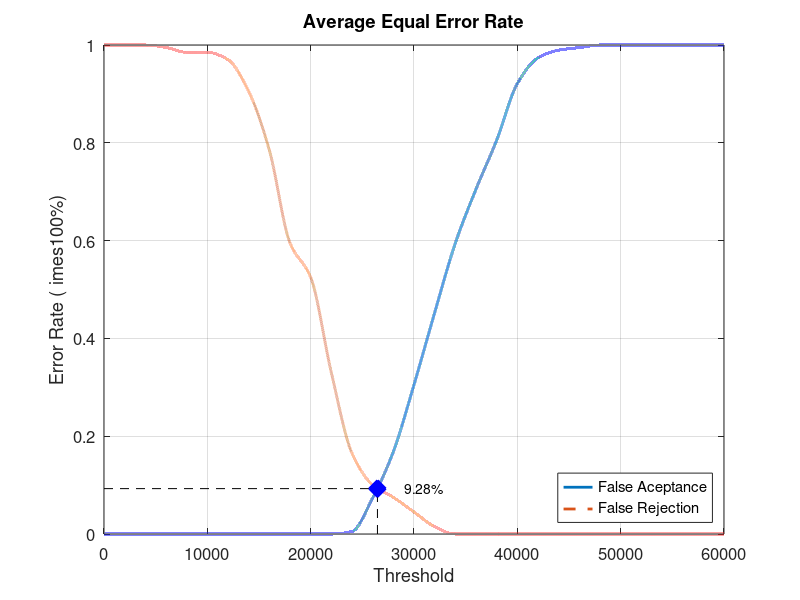
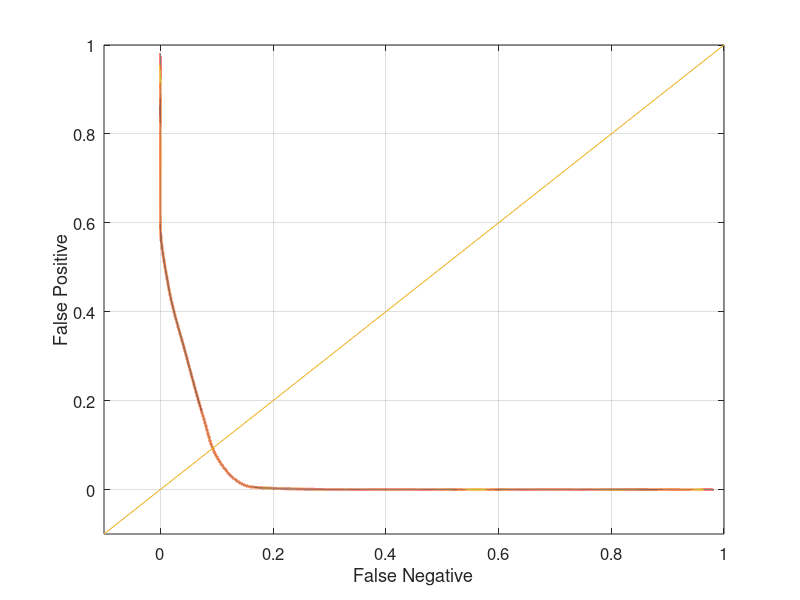

Write the MATLAB code that produced these figures, in order.
close all;
clear;
clc;
x = 0:2000:60000;
xq = 0:0.5:60000;

y0 = [0 0 0 0 0 0 0 0 0 0 0 0 0.00526316 0.0736842 0.168421 0.305263 0.452632 0.594737 0.705263 0.805263 0.921053 0.973684 0.989474 0.994737 1 1 1 1 1 1 1]
yy0 = interp1(x, y0, xq, 'pchip');
y1 = [1 1 1 0.995 0.985 0.985 0.97 0.905 0.785 0.595 0.525 0.33 0.165 0.1 0.075 0.045 0.015 0 0 0 0 0 0 0 0 0 0 0 0 0 0]
yy1 = interp1(x, y1, xq, 'pchip');

% Calculating EER: 
y2 = abs(y0 - y1);
find(y2 == min(y2))
yy2 = abs(yy0 - yy1);
xEER = find(yy2 == min(yy2));
xEERIndex = xq(xEER) % X-axis EER
yEER = yy0(xEER) % Y-axis EER

main = figure
plot(xq, yy0,'-','LineWidth', 2);	hold on
plot(xq, yy1,'--','LineWidth', 2);	hold on
plot([xEERIndex xEERIndex], [0 yEER], 'k--');	hold on
plot([0 xEERIndex], [yEER yEER], 'k--');	hold on
plot(xEERIndex, yEER, 'bx', 'LineWidth', 10);	hold on
text(xEERIndex + 10 * xEERIndex / 100, yEER, [num2str(round((10000 * yEER)) / 100) '%'])
legend('False Aceptance', 'False Rejection', 'Location', 'SouthEast')
xlabel('Threshold')
ylabel('Error Rate (	imes100%)')
title('Average Equal Error Rate')
set(gca, 'FontSize', 12)
axis([0 60000 0 1])
grid on

print(main, 'Database1_1Main', '-dpng');
FNRxFPR = figure('Color', [1 1 1]);
plot(yy1, yy0, '-', yy1, yy0, 'LineWidth', 2);
hold on
y = -0.1:0.1:1
plot(y, y); 
set(gca, 'FontSize', 12)
xlabel('False Negative')
ylabel('False Positive')
axis([-0.1 1 -0.1 1])
set(gca, 'FontSize', 12)
grid on

print(FNRxFPR, 'Database1_1FNRxFPR','-dpng');
